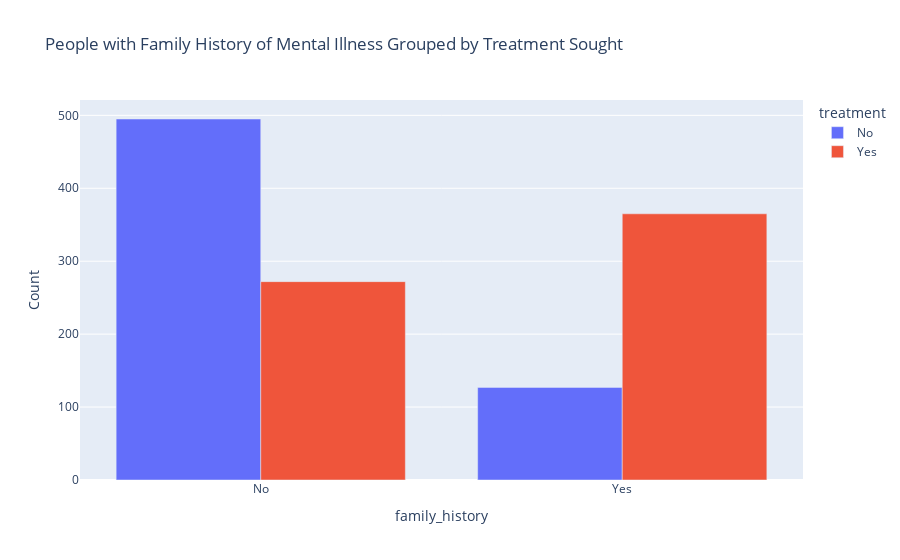

The code cell stored with this chart in its notebook:
### Code cell
temp_grp_df = df.groupby(['family_history','treatment']).count()
temp_grp_df.reset_index(drop=False, inplace=True)

fig = px.bar(temp_grp_df, x='family_history', y='Age', labels={'Age':'Count'}, orientation='v', color='treatment',title='People with Family History of Mental Illness Grouped by Treatment Sought' ,barmode='group')
fig.show()

### Figure 1 — Plotly figure (JSON) as saved in the notebook; plotly's stock layout.template omitted (floating-point values rounded to 4 significant figures)
{"data": [{"alignmentgroup": "True", "hovertemplate": "treatment=No<br>family_history=%{x}<br>Count=%{y}<extra></extra>", "legendgroup": "No", "marker": {"color": "#636efa", "pattern": {"shape": ""}}, "name": "No", "offsetgroup": "No", "orientation": "v", "showlegend": true, "textposition": "auto", "type": "bar", "x": ["No", "Yes"], "xaxis": "x", "y": [495, 127], "yaxis": "y"}, {"alignmentgroup": "True", "hovertemplate": "treatment=Yes<br>family_history=%{x}<br>Count=%{y}<extra></extra>", "legendgroup": "Yes", "marker": {"color": "#EF553B", "pattern": {"shape": ""}}, "name": "Yes", "offsetgroup": "Yes", "orientation": "v", "showlegend": true, "textposition": "auto", "type": "bar", "x": ["No", "Yes"], "xaxis": "x", "y": [272, 365], "yaxis": "y"}], "layout": {"barmode": "group", "legend": {"title": {"text": "treatment"}, "tracegroupgap": 0}, "title": {"text": "People with Family History of Mental Illness Grouped by Treatment Sought"}, "xaxis": {"anchor": "y", "domain": [0, 1], "title": {"text": "family_history"}}, "yaxis": {"anchor": "x", "domain": [0, 1], "title": {"text": "Count"}}}}
